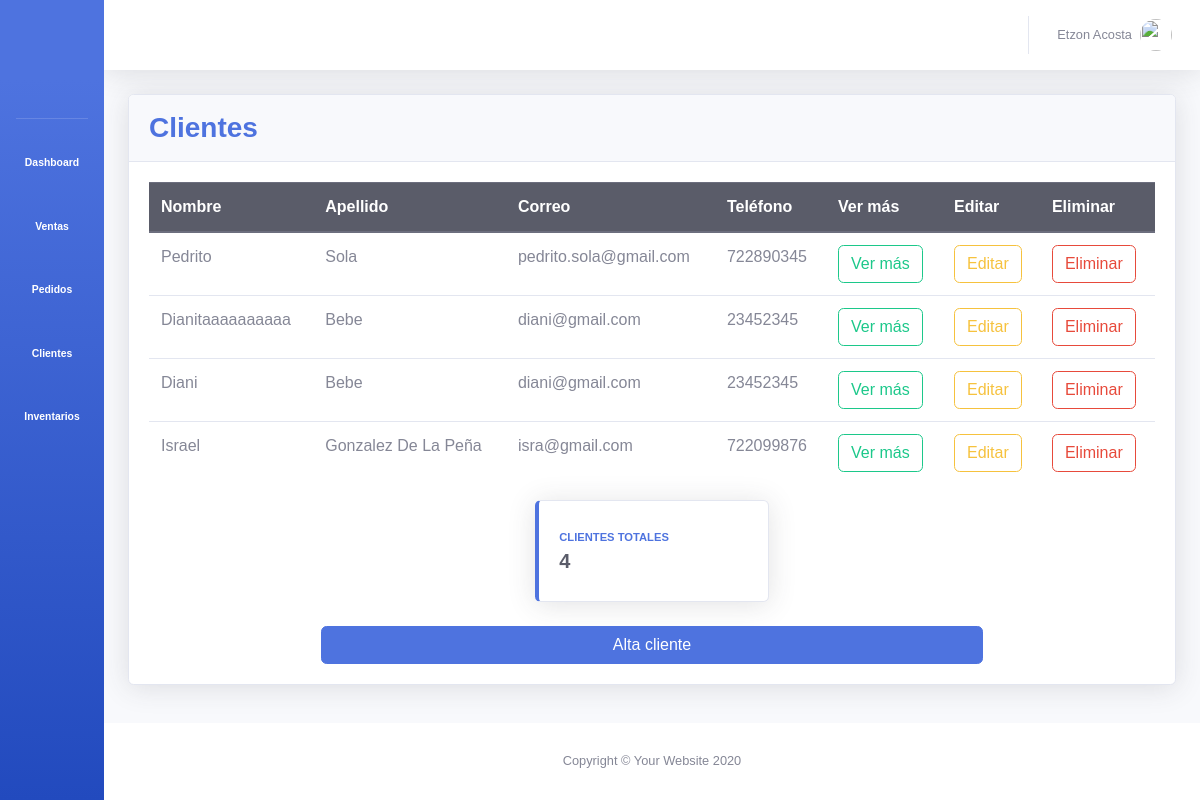
/clientes/, run on the app's committed database.
### clientes/models.py (models this page shows)
class Client(models.Model):
	client_id = models.AutoField(primary_key=True)
	first_name = models.CharField(max_length=30)
	last_name = models.CharField(max_length=50)
	email = models.EmailField(max_length=50)
	phone = models.CharField(max_length=15)

### clientes/views.py (the view, shortened to what this page needs)
# urls.py: path('', views.clientes, name='clientes'),
def clientes(request):
	form = ClientForm()
	clientes = Client.objects.all()
	clientes_totales = Client.objects.count()
	contexto = {
		'form': form,
		'clientes': clientes,
		'clientes_totales': clientes_totales}
	return render(request, 'clientes/clientes.html', contexto)

### clientes/forms.py
class ClientForm(ModelForm):
	class Meta:
		model = Client
		fields = '__all__'
		labels = {
        "first_name": "Nombre",
        "last_name": "Apellido",
        "email": "Correo",
        "phone": "Teléfono",
    }

### clientes/templates/clientes/clientes.html (shortened to what this page needs)
{% extends 'base.html' %}
{% load static %}
{% block css_variables %}
	<link rel="stylesheet" type="text/css" href="{% static '/css/clientes/main_clientes.css' %}">
{% endblock %}
{% block content %}
	<div class="row">
		<div class="col-xl-12">
		  <div class="card shadow mb-4">
		    <div class="card-header py-3">
		      <h3 class="m-0 font-weight-bold text-primary">Clientes</h3>
		    </div>
		    <div class="card-body">
					<div class="row">
						<div class="col-xl-12">
							<div class="table-responsive">
								<table class="table" id="tablaClientes">
									<thead class="thead-dark">
										<tr>
											<th>Nombre</th>
											<th>Apellido</th>
											<th>Correo</th>
											<th>Teléfono</th>
											<th>Ver más</th>
											<th>Editar</th>
											<th>Eliminar</th>
										</tr>
									</thead>
									<tbody>
										{% for cliente in clientes %}
										<tr>
											<td>{{ cliente.first_name }}</td>
											<td>{{ cliente.last_name }}</td>
											<td>{{ cliente.email }}</td>
											<td>{{ cliente.phone }}</td>
											<td><input type="button" value="Ver más" class="btn btn-outline-success"></td>
											<td><input type="button" id="{{ cliente.client_id }}-{{ cliente.first_name }}-{{ cliente.last_name }}-{{ cliente.email }}-{{ cliente.phone }}" value="Editar" class="btn btn-outline-warning" onclick="editarClienteModal(this.id)"></td>
											<td><input type="button" id="{{ cliente.client_id }}-{{ cliente.first_name }}-{{ cliente.last_name }}-{{ cliente.email }}-{{ cliente.phone }}" value="Eliminar" class="btn btn-outline-danger" onclick="eliminarClienteModal(this.id)"></td>
										</tr>
										{% endfor %}
									</tbody>
								</table>
							</div>
						</div>
					</div>
					<div class="row justify-content-center">
						<div class="col-xl-3 col-md-6 mb-4">
				      <div class="card border-left-primary shadow h-100 py-2">
				        <div class="card-body">
				          <div class="row no-gutters align-items-center">
				            <div class="col mr-2">
				              <div class="text-xs font-weight-bold text-primary text-uppercase mb-1">Clientes Totales</div>
				              <div class="h5 mb-0 font-weight-bold text-gray-800">{{ clientes_totales }}</div>
				            </div>
				            <div class="col-auto">
				           		<i class="fas fa-user-friends fa-2x text-gray-300"></i>
				            </div>
				          </div>
				        </div>
				      </div>
				    </div>
					</div>
					<div class="row justify-content-center">
						<div class="col-xl-8">
							<input type="button" class="btn btn-primary" id="input-alta-cliente" name="add-item" value="Alta cliente">
						</div>
					</div>
		    </div>
		  </div>
		</div>
	</div>
{% endblock %}

### static/css/base/main_base.css (style rules this page uses)
* { font-family: sans-serif; }

### static/css/clientes/main_clientes.css (style rules this page uses)
#user-info th, td { padding: 10px; }
#input-alta-cliente { width: 100%; }

### data on the page
Client: first_name "Pedrito", last_name "Sola", email "pedrito.sola@gmail.com", phone "722890345"
Client: first_name "Dianitaaaaaaaaaa", last_name "Bebe", email "diani@gmail.com", phone "23452345"
Client: first_name "Diani", last_name "Bebe", email "diani@gmail.com", phone "23452345"
Client: first_name "Israel", last_name "Gonzalez De La Peña", email "isra@gmail.com", phone "722099876"

### other printed values
{{ clientes_totales }} "4"
